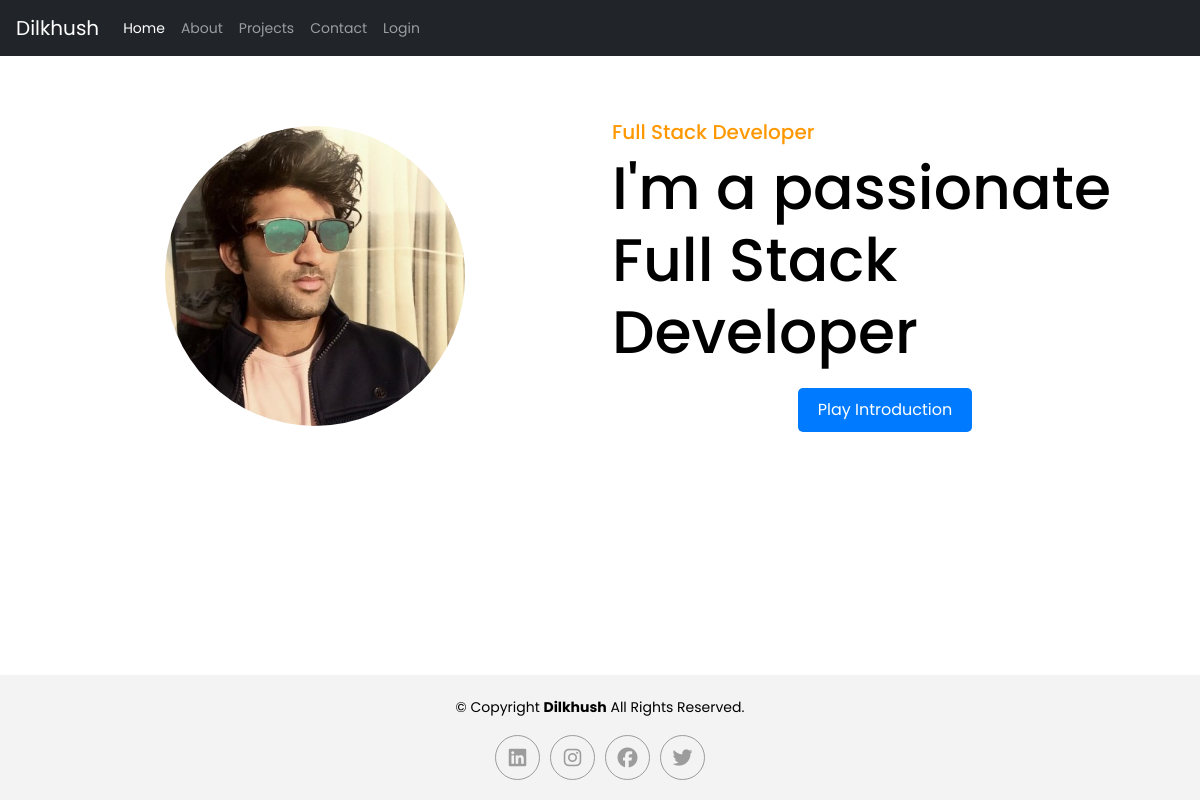
The page / on the database its author committed.
### tables this page shows
CREATE TABLE `users` (
  `id` int(10) UNSIGNED NOT NULL,
  `first_name` varchar(25) DEFAULT NULL,
  `last_name` varchar(25) DEFAULT NULL,
  `email` varchar(100) DEFAULT NULL,
  `password` varchar(100) DEFAULT NULL,
  `description` longtext DEFAULT NULL,
  `designation` text DEFAULT NULL,
  `phone` varchar(20) DEFAULT NULL,
  `city` varchar(255) DEFAULT NULL,
  `degree` varchar(255) DEFAULT NULL,
  `freelance` tinyint(1) DEFAULT NULL,
  `dob` date DEFAULT NULL,
  `website` varchar(255) DEFAULT NULL,
  `title_small` varchar(255) DEFAULT NULL,
  `title_main` varchar(255) DEFAULT NULL,
  `audio` varchar(255) DEFAULT NULL,
  `image` varchar(255) DEFAULT NULL,
  `linkedin` varchar(255) DEFAULT NULL,
  `instagram` varchar(255) DEFAULT NULL,
  `facebook` varchar(255) DEFAULT NULL,
  `twitter` varchar(255) DEFAULT NULL,
  `active` enum('Yes','No') NOT NULL DEFAULT 'Yes',
  `dateAdded` datetime NOT NULL DEFAULT current_timestamp() ON UPDATE current_timestamp()
);

### config/functions.php (called while the page is built, shortened)
<?php
function getUserData() {
  global $connect;
  $query = "SELECT * FROM users";
  $result = mysqli_query($connect, $query);
  if ($result && mysqli_num_rows($result) > 0) {
      $user = mysqli_fetch_assoc($result);
      return $user;
  } else {
      return "User not found.";
  }
}

### index.php (the view, shortened to what this page needs)
<?php
include( 'includes/header.php' );
$user_id = isset($_SESSION['id']) ? $_SESSION['id'] : null;
$user_data = getUserData($user_id);
?>
<main class="mt-5">
<div class="container home-banner">
  <div class="row">
    <div class="col-lg-6 col-md-5 col-sm-12 col-12 d-flex align-items-center justify-content-center">
    <?php
        if (is_array($user_data)) {
          echo "<img src='admin/" . htmlspecialchars($user_data['image']) . "' class='rounded-circle user-image-home' alt='User Photo'>";
      } else {
          echo $user_data;
      }
    ?>
    </div>
    <div class="col-lg-6 col-md-7 col-sm-12 col-12 d-flex align-items-center justify-content-center mt-3 mb-3">
      <div>
        <h5 class="title-small"><?=$user_data['title_small']; ?></h5>
        <h2 class="title-home"><?=$user_data['title_main']; ?></h2>
        <div>
          <?php if (!empty($user_data['audio'])): ?>
            <div class="audio-player-container">
              <button id="playPauseBtn" class="play-btn">Play Introduction</button>
            </div>
          <?php endif; ?>
        </div>
      </div>
    </div>
  </div>
</div>
</main>
  <?php
    include( 'includes/footer.php' );
  ?>

### assets/css/styles.css (style rules this page uses)
body { color: #000; font-family: 'Poppins', sans-serif; font-weight: 400; font-size: 14px; line-height: 24px; }
.home-banner { min-height: calc(100vh - 14rem - 5px); }
.title-small { font-size: 20px; color: #FF9800; }
.title-home { font-size: 60px; }
.user-image-home { height: 300px; width: 300px; }
.audio-player-container { display: flex; align-items: center; justify-content: center; gap: 10px; margin-top: 10px; }
#playPauseBtn { padding: 10px 20px; background-color: #007bff; color: #fff; border: none; font-size: 16px; cursor: pointer; border-radius: 5px; transition: background-color 0.3s ease; }

### rows shown on the page
users: image (picture), title_small "Full Stack Developer", title_main "I'm a passionate Full Stack Developer"
